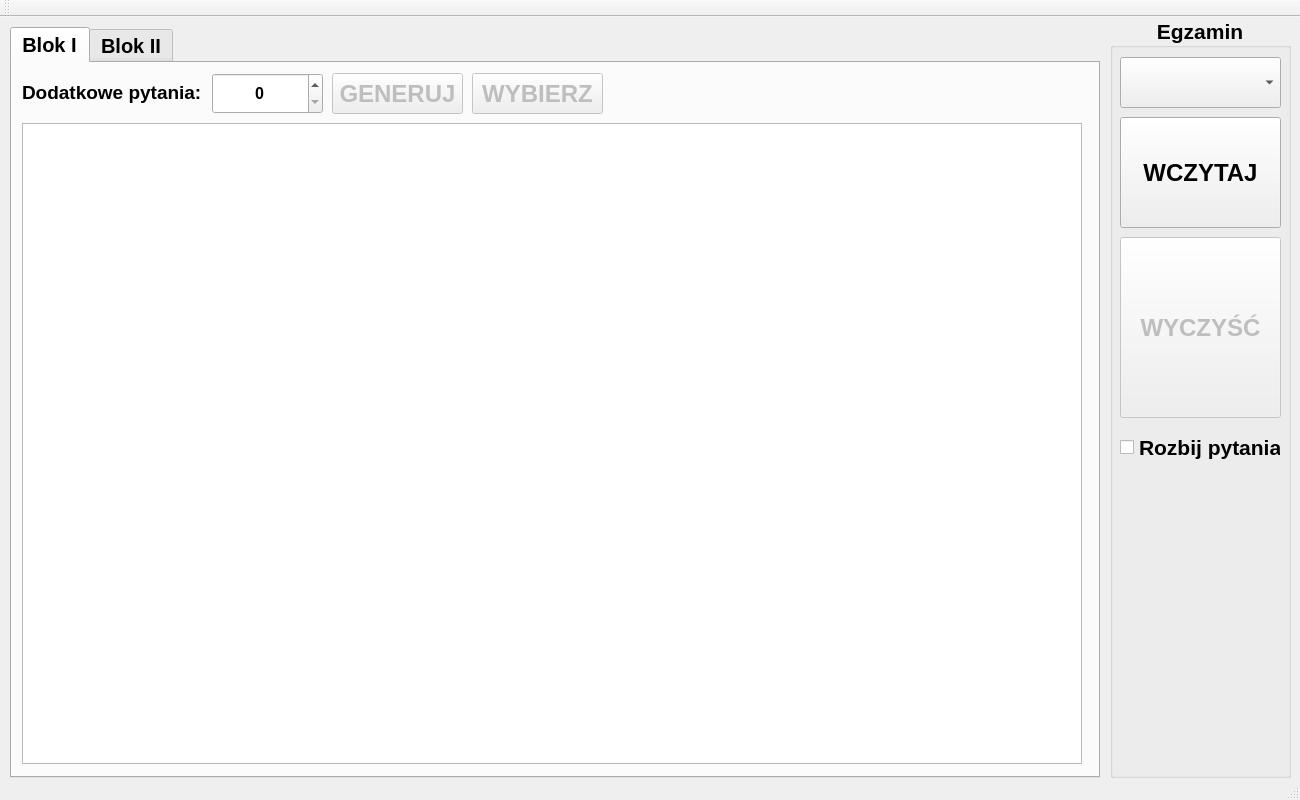
<?xml version="1.0" encoding="UTF-8"?>
<ui version="4.0">
 <class>MainWindow</class>
 <widget class="QMainWindow" name="MainWindow">
  <property name="geometry">
   <rect>
    <x>0</x>
    <y>0</y>
    <width>1300</width>
    <height>800</height>
   </rect>
  </property>
  <property name="sizePolicy">
   <sizepolicy hsizetype="Fixed" vsizetype="Fixed">
    <horstretch>0</horstretch>
    <verstretch>0</verstretch>
   </sizepolicy>
  </property>
  <property name="minimumSize">
   <size>
    <width>1300</width>
    <height>800</height>
   </size>
  </property>
  <property name="maximumSize">
   <size>
    <width>1300</width>
    <height>800</height>
   </size>
  </property>
  <property name="windowTitle">
   <string>EGZAMIN</string>
  </property>
  <widget class="QWidget" name="centralWidget">
   <widget class="QGroupBox" name="groupBox">
    <property name="geometry">
     <rect>
      <x>1110</x>
      <y>0</y>
      <width>181</width>
      <height>761</height>
     </rect>
    </property>
    <property name="font">
     <font>
      <pointsize>16</pointsize>
      <bold>true</bold>
     </font>
    </property>
    <property name="title">
     <string>Egzamin</string>
    </property>
    <property name="alignment">
     <set>Qt::AlignmentFlag::AlignCenter</set>
    </property>
    <widget class="QComboBox" name="przedmiot">
     <property name="geometry">
      <rect>
       <x>10</x>
       <y>40</y>
       <width>161</width>
       <height>51</height>
      </rect>
     </property>
     <property name="font">
      <font>
       <pointsize>24</pointsize>
       <bold>true</bold>
      </font>
     </property>
    </widget>
    <widget class="QPushButton" name="pushWczytaj">
     <property name="geometry">
      <rect>
       <x>10</x>
       <y>100</y>
       <width>161</width>
       <height>111</height>
      </rect>
     </property>
     <property name="font">
      <font>
       <pointsize>18</pointsize>
       <bold>true</bold>
      </font>
     </property>
     <property name="text">
      <string>WCZYTAJ</string>
     </property>
    </widget>
    <widget class="QPushButton" name="pushWyczysc">
     <property name="enabled">
      <bool>false</bool>
     </property>
     <property name="geometry">
      <rect>
       <x>10</x>
       <y>220</y>
       <width>161</width>
       <height>181</height>
      </rect>
     </property>
     <property name="font">
      <font>
       <pointsize>18</pointsize>
       <bold>true</bold>
      </font>
     </property>
     <property name="text">
      <string>WYCZYŚĆ</string>
     </property>
    </widget>
    <widget class="QCheckBox" name="checkDekomponuj">
     <property name="geometry">
      <rect>
       <x>10</x>
       <y>410</y>
       <width>161</width>
       <height>41</height>
      </rect>
     </property>
     <property name="text">
      <string>Rozbij pytania</string>
     </property>
    </widget>
   </widget>
   <widget class="QTabWidget" name="tabBloki">
    <property name="geometry">
     <rect>
      <x>10</x>
      <y>10</y>
      <width>1090</width>
      <height>751</height>
     </rect>
    </property>
    <property name="font">
     <font>
      <pointsize>15</pointsize>
      <bold>true</bold>
     </font>
    </property>
    <property name="currentIndex">
     <number>0</number>
    </property>
    <widget class="QWidget" name="tabA">
     <attribute name="title">
      <string>Blok I</string>
     </attribute>
     <widget class="QLabel" name="label_3">
      <property name="geometry">
       <rect>
        <x>10</x>
        <y>14</y>
        <width>191</width>
        <height>31</height>
       </rect>
      </property>
      <property name="font">
       <font>
        <pointsize>14</pointsize>
        <bold>true</bold>
       </font>
      </property>
      <property name="text">
       <string>Dodatkowe pytania:</string>
      </property>
     </widget>
     <widget class="QSpinBox" name="liczA">
      <property name="geometry">
       <rect>
        <x>200</x>
        <y>10</y>
        <width>111</width>
        <height>41</height>
       </rect>
      </property>
      <property name="font">
       <font>
        <pointsize>12</pointsize>
        <bold>true</bold>
       </font>
      </property>
      <property name="layoutDirection">
       <enum>Qt::LayoutDirection::LeftToRight</enum>
      </property>
      <property name="alignment">
       <set>Qt::AlignmentFlag::AlignCenter</set>
      </property>
      <property name="minimum">
       <number>0</number>
      </property>
      <property name="maximum">
       <number>2</number>
      </property>
      <property name="value">
       <number>0</number>
      </property>
     </widget>
     <widget class="QPushButton" name="pushGenBA">
      <property name="enabled">
       <bool>false</bool>
      </property>
      <property name="geometry">
       <rect>
        <x>320</x>
        <y>10</y>
        <width>131</width>
        <height>41</height>
       </rect>
      </property>
      <property name="font">
       <font>
        <pointsize>18</pointsize>
        <bold>true</bold>
       </font>
      </property>
      <property name="text">
       <string>GENERUJ</string>
      </property>
     </widget>
     <widget class="QPushButton" name="pushWybBA">
      <property name="enabled">
       <bool>false</bool>
      </property>
      <property name="geometry">
       <rect>
        <x>460</x>
        <y>10</y>
        <width>131</width>
        <height>41</height>
       </rect>
      </property>
      <property name="font">
       <font>
        <pointsize>18</pointsize>
        <bold>true</bold>
       </font>
      </property>
      <property name="text">
       <string>WYBIERZ</string>
      </property>
     </widget>
     <widget class="QTableWidget" name="pytA">
      <property name="geometry">
       <rect>
        <x>10</x>
        <y>60</y>
        <width>1060</width>
        <height>641</height>
       </rect>
      </property>
      <property name="columnCount">
       <number>2</number>
      </property>
      <column/>
      <column/>
     </widget>
     <widget class="QTextBrowser" name="pytAPelny">
      <property name="geometry">
       <rect>
        <x>10</x>
        <y>60</y>
        <width>1060</width>
        <height>641</height>
       </rect>
      </property>
     </widget>
    </widget>
    <widget class="QWidget" name="tabB">
     <attribute name="title">
      <string>Blok II</string>
     </attribute>
     <widget class="QLabel" name="label_5">
      <property name="geometry">
       <rect>
        <x>10</x>
        <y>14</y>
        <width>191</width>
        <height>31</height>
       </rect>
      </property>
      <property name="font">
       <font>
        <pointsize>14</pointsize>
        <bold>true</bold>
       </font>
      </property>
      <property name="text">
       <string>Dodatkowe pytania:</string>
      </property>
     </widget>
     <widget class="QSpinBox" name="liczB">
      <property name="geometry">
       <rect>
        <x>200</x>
        <y>10</y>
        <width>111</width>
        <height>41</height>
       </rect>
      </property>
      <property name="font">
       <font>
        <pointsize>12</pointsize>
        <bold>true</bold>
       </font>
      </property>
      <property name="layoutDirection">
       <enum>Qt::LayoutDirection::LeftToRight</enum>
      </property>
      <property name="alignment">
       <set>Qt::AlignmentFlag::AlignCenter</set>
      </property>
      <property name="minimum">
       <number>0</number>
      </property>
      <property name="maximum">
       <number>2</number>
      </property>
      <property name="singleStep">
       <number>1</number>
      </property>
      <property name="value">
       <number>0</number>
      </property>
     </widget>
     <widget class="QPushButton" name="pushWybBB">
      <property name="enabled">
       <bool>false</bool>
      </property>
      <property name="geometry">
       <rect>
        <x>460</x>
        <y>10</y>
        <width>131</width>
        <height>41</height>
       </rect>
      </property>
      <property name="font">
       <font>
        <pointsize>18</pointsize>
        <bold>true</bold>
       </font>
      </property>
      <property name="text">
       <string>WYBIERZ</string>
      </property>
     </widget>
     <widget class="QPushButton" name="pushGenBB">
      <property name="enabled">
       <bool>false</bool>
      </property>
      <property name="geometry">
       <rect>
        <x>320</x>
        <y>10</y>
        <width>131</width>
        <height>41</height>
       </rect>
      </property>
      <property name="font">
       <font>
        <pointsize>18</pointsize>
        <bold>true</bold>
       </font>
      </property>
      <property name="text">
       <string>GENERUJ</string>
      </property>
     </widget>
     <widget class="QTableWidget" name="pytB">
      <property name="geometry">
       <rect>
        <x>10</x>
        <y>60</y>
        <width>1060</width>
        <height>641</height>
       </rect>
      </property>
      <property name="rowCount">
       <number>0</number>
      </property>
      <property name="columnCount">
       <number>2</number>
      </property>
      <column/>
      <column/>
     </widget>
     <widget class="QTextBrowser" name="pytBPelny">
      <property name="geometry">
       <rect>
        <x>10</x>
        <y>60</y>
        <width>1060</width>
        <height>641</height>
       </rect>
      </property>
     </widget>
    </widget>
   </widget>
  </widget>
  <widget class="QToolBar" name="mainToolBar">
   <attribute name="toolBarArea">
    <enum>TopToolBarArea</enum>
   </attribute>
   <attribute name="toolBarBreak">
    <bool>false</bool>
   </attribute>
  </widget>
  <widget class="QStatusBar" name="statusBar"/>
 </widget>
 <layoutdefault spacing="6" margin="11"/>
 <resources/>
 <connections/>
</ui>
